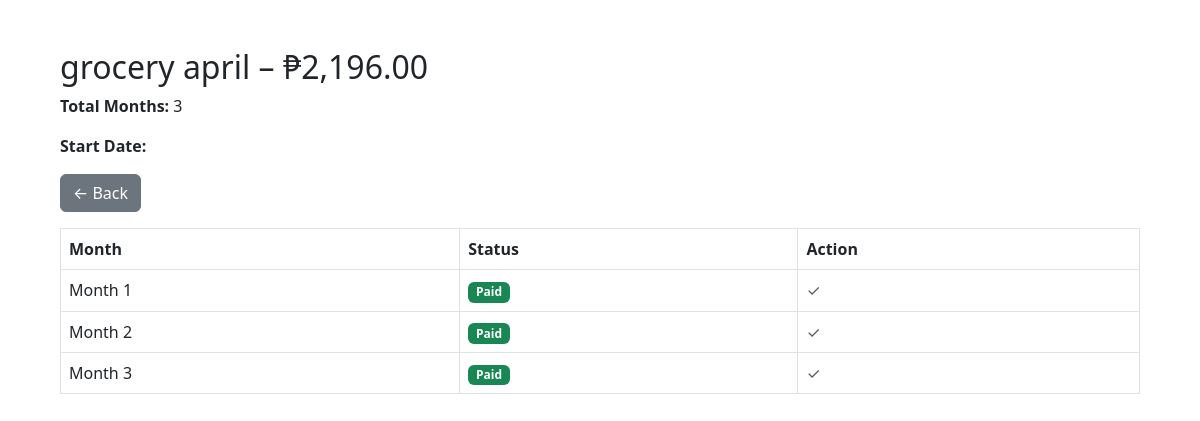
The page /debt.php?id=20 on the database its author committed.
### tables this page shows
CREATE TABLE `debts` (
  `id` int(11) NOT NULL,
  `name` varchar(255) NOT NULL,
  `amount` decimal(10,2) NOT NULL,
  `total_months` int(11) NOT NULL,
  `payment_day` int(11) NOT NULL DEFAULT 15
);

CREATE TABLE `debt_payments` (
  `id` int(11) NOT NULL,
  `debt_id` int(11) NOT NULL,
  `payment_month` int(11) NOT NULL,
  `is_paid` tinyint(1) DEFAULT 0,
  `payment_date` date DEFAULT NULL
);

### debt.php (the view, shortened to what this page needs)
<?php include 'db.php';
$id = $_GET['id'];
$debt = $conn->query("SELECT * FROM debts WHERE id=$id")->fetch_assoc();
$payments = $conn->query("SELECT * FROM debt_payments WHERE debt_id=$id ORDER BY payment_month ASC");
?>
<!DOCTYPE html>
<html>
<head>
    <link href="https://cdn.jsdelivr.net/npm/bootstrap@5.3.0/dist/css/bootstrap.min.css" rel="stylesheet">
</head>
<body class="p-5">
    <div class="container">
        <h2><?= $debt['name'] ?> – ₱<?= number_format($debt['amount'], 2) ?></h2>
        <p><strong>Total Months:</strong> <?= $debt['total_months'] ?></p>
        <p><strong>Start Date:</strong> <?= $debt['start_date'] ?></p>
        <a href="index.php" class="btn btn-secondary mb-3">← Back</a>
        <table class="table table-bordered">
            <thead>
                <tr>
                    <th>Month</th>
                    <th>Status</th>
                    <th>Action</th>
                </tr>
            </thead>
            <tbody>
                <?php while ($p = $payments->fetch_assoc()): ?>
                    <tr>
                        <td>Month <?= $p['payment_month'] ?></td>
                        <td><?= $p['is_paid'] ? '<span class="badge bg-success">Paid</span>' : '<span class="badge bg-danger">Unpaid</span>' ?></td>
                        <td>
                            <?php if (!$p['is_paid']): ?>
                                <a href="mark_paid.php?id=<?= $p['id'] ?>&debt_id=<?= $id ?>" class="btn btn-sm btn-success">Mark as Paid</a>
                            <?php else: ?>
                                <span class="text-muted">✓</span>
                            <?php endif; ?>
                        </td>
                    </tr>
                <?php endwhile; ?>
            </tbody>
        </table>
    </div>
</body>
</html>

### rows shown on the page
debts: name "grocery april", amount "2,196.00", total_months "3"
debt_payments: payment_month "1", is_paid "Paid"
debt_payments: payment_month "2", is_paid "Paid"
debt_payments: payment_month "3", is_paid "Paid"
